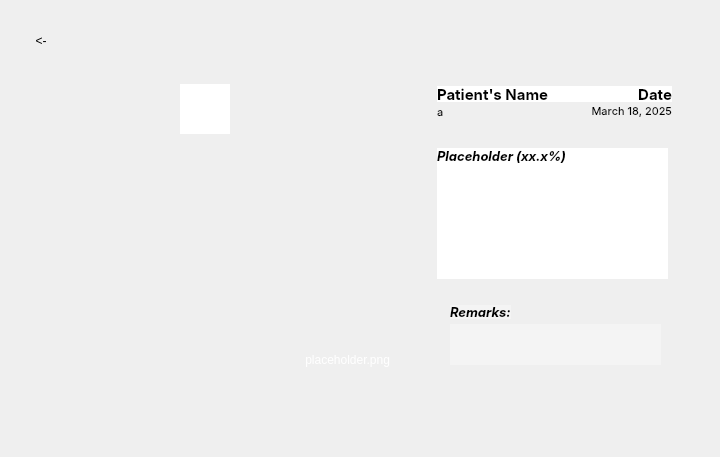
     <widget class="QWidget" name="ClassificationPage">
      <widget class="QPushButton" name="uploadNewImageButton">
       <property name="geometry">
        <rect>
         <x>8</x>
         <y>391</y>
         <width>144</width>
         <height>57</height>
        </rect>
       </property>
       <property name="cursor">
        <cursorShape>PointingHandCursor</cursorShape>
       </property>
       <property name="styleSheet">
        <string notr="true">QPushButton {
    border: none;
    background: transparent;
    background-image: url(:images/assets/uploadnew.png);
    background-repeat: no-repeat;
    background-position: center;
}
</string>
       </property>
       <property name="text">
        <string/>
       </property>
      </widget>
      <widget class="QPushButton" name="saveResultsButton">
       <property name="geometry">
        <rect>
         <x>161</x>
         <y>391</y>
         <width>127</width>
         <height>57</height>
        </rect>
       </property>
       <property name="cursor">
        <cursorShape>PointingHandCursor</cursorShape>
       </property>
       <property name="styleSheet">
        <string notr="true">QPushButton {
    border: none;
    background: transparent;
    background-image: url(:images/assets/save.png);
    background-repeat: no-repeat;
    background-position: center;
}
</string>
       </property>
       <property name="text">
        <string/>
       </property>
      </widget>
      <widget class="QPushButton" name="classificationBackButton">
       <property name="geometry">
        <rect>
         <x>8</x>
         <y>8</y>
         <width>66</width>
         <height>66</height>
        </rect>
       </property>
       <property name="sizePolicy">
        <sizepolicy hsizetype="Fixed" vsizetype="Fixed">
         <horstretch>0</horstretch>
         <verstretch>0</verstretch>
        </sizepolicy>
       </property>
       <property name="minimumSize">
        <size>
         <width>66</width>
         <height>66</height>
        </size>
       </property>
       <property name="maximumSize">
        <size>
         <width>66</width>
         <height>66</height>
        </size>
       </property>
       <property name="cursor">
        <cursorShape>PointingHandCursor</cursorShape>
       </property>
       <property name="styleSheet">
        <string notr="true">QPushButton {
    border: none;
    background: transparent;
    background-image: url(:images/assets/back.png);
    background-repeat: no-repeat;
    background-position: center;
}
</string>
       </property>
       <property name="text">
        <string>&lt;-</string>
       </property>
      </widget>
      <widget class="QWidget" name="widget" native="true">
       <property name="geometry">
        <rect>
         <x>400</x>
         <y>50</y>
         <width>311</width>
         <height>367</height>
        </rect>
       </property>
       <property name="sizePolicy">
        <sizepolicy hsizetype="Preferred" vsizetype="Preferred">
         <horstretch>0</horstretch>
         <verstretch>0</verstretch>
        </sizepolicy>
       </property>
       <property name="minimumSize">
        <size>
         <width>311</width>
         <height>367</height>
        </size>
       </property>
       <property name="maximumSize">
        <size>
         <width>0</width>
         <height>0</height>
        </size>
       </property>
       <property name="styleSheet">
        <string notr="true">QWidget {
    background-image: url(:images/assets/classification results.png);
    background-repeat: no-repeat;
    background-position: center;
}
</string>
       </property>
       <widget class="QLabel" name="resultPlaceholder">
        <property name="geometry">
         <rect>
          <x>37</x>
          <y>98</y>
          <width>231</width>
          <height>131</height>
         </rect>
        </property>
        <property name="palette">
         <palette>
          <active>
           <colorrole role="WindowText">
            <brush brushstyle="SolidPattern">
             <color alpha="255">
              <red>0</red>
              <green>0</green>
              <blue>0</blue>
             </color>
            </brush>
           </colorrole>
           <colorrole role="Button">
            <brush brushstyle="SolidPattern">
             <color alpha="255">
              <red>255</red>
              <green>255</green>
              <blue>255</blue>
             </color>
            </brush>
           </colorrole>
           <colorrole role="Text">
            <brush brushstyle="SolidPattern">
             <color alpha="255">
              <red>0</red>
              <green>0</green>
              <blue>0</blue>
             </color>
            </brush>
           </colorrole>
           <colorrole role="ButtonText">
            <brush brushstyle="SolidPattern">
             <color alpha="255">
              <red>0</red>
              <green>0</green>
              <blue>0</blue>
             </color>
            </brush>
           </colorrole>
           <colorrole role="Base">
            <brush brushstyle="SolidPattern">
             <color alpha="255">
              <red>255</red>
              <green>255</green>
              <blue>255</blue>
             </color>
            </brush>
           </colorrole>
           <colorrole role="Window">
            <brush brushstyle="SolidPattern">
             <color alpha="255">
              <red>255</red>
              <green>255</green>
              <blue>255</blue>
             </color>
            </brush>
           </colorrole>
           <colorrole role="PlaceholderText">
            <brush brushstyle="SolidPattern">
             <color alpha="128">
              <red>0</red>
              <green>0</green>
              <blue>0</blue>
             </color>
            </brush>
           </colorrole>
          </active>
          <inactive>
           <colorrole role="WindowText">
            <brush brushstyle="SolidPattern">
             <color alpha="255">
              <red>0</red>
              <green>0</green>
              <blue>0</blue>
             </color>
            </brush>
           </colorrole>
           <colorrole role="Button">
            <brush brushstyle="SolidPattern">
             <color alpha="255">
              <red>255</red>
              <green>255</green>
              <blue>255</blue>
             </color>
            </brush>
           </colorrole>
           <colorrole role="Text">
            <brush brushstyle="SolidPattern">
             <color alpha="255">
              <red>0</red>
              <green>0</green>
              <blue>0</blue>
             </color>
            </brush>
           </colorrole>
           <colorrole role="ButtonText">
            <brush brushstyle="SolidPattern">
             <color alpha="255">
              <red>0</red>
              <green>0</green>
              <blue>0</blue>
             </color>
            </brush>
           </colorrole>
           <colorrole role="Base">
            <brush brushstyle="SolidPattern">
             <color alpha="255">
              <red>255</red>
              <green>255</green>
              <blue>255</blue>
             </color>
            </brush>
           </colorrole>
           <colorrole role="Window">
            <brush brushstyle="SolidPattern">
             <color alpha="255">
              <red>255</red>
              <green>255</green>
              <blue>255</blue>
             </color>
            </brush>
           </colorrole>
           <colorrole role="PlaceholderText">
            <brush brushstyle="SolidPattern">
             <color alpha="128">
              <red>0</red>
              <green>0</green>
              <blue>0</blue>
             </color>
            </brush>
           </colorrole>
          </inactive>
          <disabled>
           <colorrole role="WindowText">
            <brush brushstyle="SolidPattern">
             <color alpha="255">
              <red>0</red>
              <green>0</green>
              <blue>0</blue>
             </color>
            </brush>
           </colorrole>
           <colorrole role="Button">
            <brush brushstyle="SolidPattern">
             <color alpha="255">
              <red>255</red>
              <green>255</green>
              <blue>255</blue>
             </color>
            </brush>
           </colorrole>
           <colorrole role="Text">
            <brush brushstyle="SolidPattern">
             <color alpha="255">
              <red>0</red>
              <green>0</green>
              <blue>0</blue>
             </color>
            </brush>
           </colorrole>
           <colorrole role="ButtonText">
            <brush brushstyle="SolidPattern">
             <color alpha="255">
              <red>0</red>
              <green>0</green>
              <blue>0</blue>
             </color>
            </brush>
           </colorrole>
           <colorrole role="Base">
            <brush brushstyle="SolidPattern">
             <color alpha="255">
              <red>255</red>
              <green>255</green>
              <blue>255</blue>
             </color>
            </brush>
           </colorrole>
           <colorrole role="Window">
            <brush brushstyle="SolidPattern">
             <color alpha="255">
              <red>255</red>
              <green>255</green>
              <blue>255</blue>
             </color>
            </brush>
           </colorrole>
           <colorrole role="PlaceholderText">
            <brush brushstyle="SolidPattern">
             <color alpha="128">
              <red>0</red>
              <green>0</green>
              <blue>0</blue>
             </color>
            </brush>
           </colorrole>
          </disabled>
         </palette>
        </property>
        <property name="font">
         <font>
          <family>Inter</family>
          <pointsize>10</pointsize>
          <italic>true</italic>
          <bold>true</bold>
         </font>
        </property>
        <property name="styleSheet">
         <string notr="true">QLabel {
    background-color: white; /* Solid white background */
    color: black; /* Ensure text stays visible */
}
</string>
        </property>
        <property name="lineWidth">
         <number>0</number>
        </property>
        <property name="text">
         <string>Placeholder (xx.x%)</string>
        </property>
        <property name="alignment">
         <set>Qt::AlignLeading|Qt::AlignLeft|Qt::AlignTop</set>
        </property>
        <property name="wordWrap">
         <bool>true</bool>
        </property>
       </widget>
       <widget class="QLabel" name="nameLabel">
        <property name="geometry">
         <rect>
          <x>37</x>
          <y>36</y>
          <width>131</width>
          <height>16</height>
         </rect>
        </property>
        <property name="font">
         <font>
          <family>Inter</family>
          <pointsize>11</pointsize>
          <bold>true</bold>
         </font>
        </property>
        <property name="styleSheet">
         <string notr="true">QLabel {
    background-color: white; /* Solid white background */
    color: black; /* Ensure text stays visible */
}
</string>
        </property>
        <property name="text">
         <string>Patient's Name</string>
        </property>
       </widget>
       <widget class="QLabel" name="dateLabel">
        <property name="geometry">
         <rect>
          <x>161</x>
          <y>36</y>
          <width>111</width>
          <height>16</height>
         </rect>
        </property>
        <property name="font">
         <font>
          <family>Inter</family>
          <pointsize>11</pointsize>
          <bold>true</bold>
         </font>
        </property>
        <property name="styleSheet">
         <string notr="true">QLabel {
    background-color: white; /* Solid white background */
    color: black; /* Ensure text stays visible */
}
</string>
        </property>
        <property name="text">
         <string>Date</string>
        </property>
        <property name="alignment">
         <set>Qt::AlignRight|Qt::AlignTrailing|Qt::AlignVCenter</set>
        </property>
       </widget>
       <widget class="QLabel" name="nameValue">
        <property name="geometry">
         <rect>
          <x>37</x>
          <y>50</y>
          <width>131</width>
          <height>24</height>
         </rect>
        </property>
        <property name="font">
         <font>
          <family>Inter</family>
          <pointsize>8</pointsize>
          <bold>false</bold>
          <kerning>false</kerning>
         </font>
        </property>
        <property name="styleSheet">
         <string notr="true">QLabel {
    background-color: transparent; /* Solid white background */
    color: black; /* Ensure text stays visible */
}
</string>
        </property>
        <property name="text">
         <string>a</string>
        </property>
       </widget>
       <widget class="QLabel" name="dateValue">
        <property name="geometry">
         <rect>
          <x>161</x>
          <y>50</y>
          <width>111</width>
          <height>21</height>
         </rect>
        </property>
        <property name="font">
         <font>
          <family>Inter</family>
          <pointsize>8</pointsize>
          <bold>false</bold>
          <kerning>false</kerning>
         </font>
        </property>
        <property name="styleSheet">
         <string notr="true">QLabel {
    background-color: transparent; /* Solid white background */
    color: black; /* Ensure text stays visible */
}
</string>
        </property>
        <property name="text">
         <string>March 18, 2025</string>
        </property>
        <property name="alignment">
         <set>Qt::AlignRight|Qt::AlignTrailing|Qt::AlignVCenter</set>
        </property>
       </widget>
       <widget class="QLabel" name="remarkLabel">
        <property name="geometry">
         <rect>
          <x>50</x>
          <y>255</y>
          <width>61</width>
          <height>14</height>
         </rect>
        </property>
        <property name="palette">
         <palette>
          <active>
           <colorrole role="WindowText">
            <brush brushstyle="SolidPattern">
             <color alpha="255">
              <red>0</red>
              <green>0</green>
              <blue>0</blue>
             </color>
            </brush>
           </colorrole>
           <colorrole role="Button">
            <brush brushstyle="SolidPattern">
             <color alpha="255">
              <red>244</red>
              <green>244</green>
              <blue>244</blue>
             </color>
            </brush>
           </colorrole>
           <colorrole role="Text">
            <brush brushstyle="SolidPattern">
             <color alpha="255">
              <red>0</red>
              <green>0</green>
              <blue>0</blue>
             </color>
            </brush>
           </colorrole>
           <colorrole role="ButtonText">
            <brush brushstyle="SolidPattern">
             <color alpha="255">
              <red>0</red>
              <green>0</green>
              <blue>0</blue>
             </color>
            </brush>
           </colorrole>
           <colorrole role="Base">
            <brush brushstyle="SolidPattern">
             <color alpha="255">
              <red>244</red>
              <green>244</green>
              <blue>244</blue>
             </color>
            </brush>
           </colorrole>
           <colorrole role="Window">
            <brush brushstyle="SolidPattern">
             <color alpha="255">
              <red>244</red>
              <green>244</green>
              <blue>244</blue>
             </color>
            </brush>
           </colorrole>
           <colorrole role="PlaceholderText">
            <brush brushstyle="SolidPattern">
             <color alpha="128">
              <red>0</red>
              <green>0</green>
              <blue>0</blue>
             </color>
            </brush>
           </colorrole>
          </active>
          <inactive>
           <colorrole role="WindowText">
            <brush brushstyle="SolidPattern">
             <color alpha="255">
              <red>0</red>
              <green>0</green>
              <blue>0</blue>
             </color>
            </brush>
           </colorrole>
           <colorrole role="Button">
            <brush brushstyle="SolidPattern">
             <color alpha="255">
              <red>244</red>
              <green>244</green>
              <blue>244</blue>
             </color>
            </brush>
           </colorrole>
           <colorrole role="Text">
            <brush brushstyle="SolidPattern">
             <color alpha="255">
              <red>0</red>
              <green>0</green>
              <blue>0</blue>
             </color>
            </brush>
           </colorrole>
           <colorrole role="ButtonText">
            <brush brushstyle="SolidPattern">
             <color alpha="255">
              <red>0</red>
              <green>0</green>
              <blue>0</blue>
             </color>
            </brush>
           </colorrole>
           <colorrole role="Base">
            <brush brushstyle="SolidPattern">
             <color alpha="255">
              <red>244</red>
              <green>244</green>
              <blue>244</blue>
             </color>
            </brush>
           </colorrole>
           <colorrole role="Window">
            <brush brushstyle="SolidPattern">
             <color alpha="255">
              <red>244</red>
              <green>244</green>
              <blue>244</blue>
             </color>
            </brush>
           </colorrole>
           <colorrole role="PlaceholderText">
            <brush brushstyle="SolidPattern">
             <color alpha="128">
              <red>0</red>
              <green>0</green>
              <blue>0</blue>
             </color>
            </brush>
           </colorrole>
          </inactive>
          <disabled>
           <colorrole role="WindowText">
            <brush brushstyle="SolidPattern">
             <color alpha="255">
              <red>0</red>
              <green>0</green>
              <blue>0</blue>
             </color>
            </brush>
           </colorrole>
           <colorrole role="Button">
            <brush brushstyle="SolidPattern">
             <color alpha="255">
              <red>244</red>
              <green>244</green>
              <blue>244</blue>
             </color>
            </brush>
           </colorrole>
           <colorrole role="Text">
            <brush brushstyle="SolidPattern">
             <color alpha="255">
              <red>0</red>
              <green>0</green>
              <blue>0</blue>
             </color>
            </brush>
           </colorrole>
           <colorrole role="ButtonText">
            <brush brushstyle="SolidPattern">
             <color alpha="255">
              <red>0</red>
              <green>0</green>
              <blue>0</blue>
             </color>
            </brush>
           </colorrole>
           <colorrole role="Base">
            <brush brushstyle="SolidPattern">
             <color alpha="255">
              <red>244</red>
              <green>244</green>
              <blue>244</blue>
             </color>
            </brush>
           </colorrole>
           <colorrole role="Window">
            <brush brushstyle="SolidPattern">
             <color alpha="255">
              <red>244</red>
              <green>244</green>
              <blue>244</blue>
             </color>
            </brush>
           </colorrole>
           <colorrole role="PlaceholderText">
            <brush brushstyle="SolidPattern">
             <color alpha="128">
              <red>0</red>
              <green>0</green>
              <blue>0</blue>
             </color>
            </brush>
           </colorrole>
          </disabled>
         </palette>
        </property>
        <property name="font">
         <font>
          <family>Inter</family>
          <pointsize>10</pointsize>
          <italic>true</italic>
          <bold>true</bold>
         </font>
        </property>
        <property name="styleSheet">
         <string notr="true">QLabel {
    background-color: rgb(244, 244, 244); /* Solid white background */
    color: black; /* Ensure text stays visible */
}
</string>
        </property>
        <property name="text">
         <string>Remarks:</string>
        </property>
        <property name="wordWrap">
         <bool>true</bool>
        </property>
       </widget>
       <widget class="QLabel" name="remarkValue">
        <property name="geometry">
         <rect>
          <x>50</x>
          <y>274</y>
          <width>211</width>
          <height>41</height>
         </rect>
        </property>
        <property name="palette">
         <palette>
          <active>
           <colorrole role="WindowText">
            <brush brushstyle="SolidPattern">
             <color alpha="255">
              <red>0</red>
              <green>0</green>
              <blue>0</blue>
             </color>
            </brush>
           </colorrole>
           <colorrole role="Button">
            <brush brushstyle="SolidPattern">
             <color alpha="255">
              <red>244</red>
              <green>244</green>
              <blue>244</blue>
             </color>
            </brush>
           </colorrole>
           <colorrole role="Text">
            <brush brushstyle="SolidPattern">
             <color alpha="255">
              <red>0</red>
              <green>0</green>
              <blue>0</blue>
             </color>
            </brush>
           </colorrole>
           <colorrole role="ButtonText">
            <brush brushstyle="SolidPattern">
             <color alpha="255">
              <red>0</red>
              <green>0</green>
              <blue>0</blue>
             </color>
            </brush>
           </colorrole>
           <colorrole role="Base">
            <brush brushstyle="SolidPattern">
             <color alpha="255">
              <red>244</red>
              <green>244</green>
              <blue>244</blue>
             </color>
            </brush>
           </colorrole>
           <colorrole role="Window">
            <brush brushstyle="SolidPattern">
             <color alpha="255">
              <red>244</red>
              <green>244</green>
              <blue>244</blue>
             </color>
            </brush>
           </colorrole>
           <colorrole role="PlaceholderText">
            <brush brushstyle="SolidPattern">
             <color alpha="128">
              <red>0</red>
              <green>0</green>
              <blue>0</blue>
             </color>
            </brush>
           </colorrole>
          </active>
          <inactive>
           <colorrole role="WindowText">
            <brush brushstyle="SolidPattern">
             <color alpha="255">
              <red>0</red>
              <green>0</green>
              <blue>0</blue>
             </color>
            </brush>
           </colorrole>
           <colorrole role="Button">
            <brush brushstyle="SolidPattern">
             <color alpha="255">
              <red>244</red>
              <green>244</green>
              <blue>244</blue>
             </color>
            </brush>
           </colorrole>
           <colorrole role="Text">
            <brush brushstyle="SolidPattern">
             <color alpha="255">
              <red>0</red>
              <green>0</green>
              <blue>0</blue>
             </color>
            </brush>
           </colorrole>
           <colorrole role="ButtonText">
            <brush brushstyle="SolidPattern">
             <color alpha="255">
              <red>0</red>
              <green>0</green>
              <blue>0</blue>
             </color>
            </brush>
           </colorrole>
           <colorrole role="Base">
            <brush brushstyle="SolidPattern">
             <color alpha="255">
              <red>244</red>
              <green>244</green>
              <blue>244</blue>
             </color>
            </brush>
           </colorrole>
           <colorrole role="Window">
            <brush brushstyle="SolidPattern">
             <color alpha="255">
              <red>244</red>
              <green>244</green>
              <blue>244</blue>
             </color>
            </brush>
           </colorrole>
           <colorrole role="PlaceholderText">
            <brush brushstyle="SolidPattern">
             <color alpha="128">
              <red>0</red>
              <green>0</green>
              <blue>0</blue>
             </color>
            </brush>
           </colorrole>
          </inactive>
          <disabled>
           <colorrole role="WindowText">
            <brush brushstyle="SolidPattern">
             <color alpha="255">
              <red>0</red>
              <green>0</green>
              <blue>0</blue>
             </color>
            </brush>
           </colorrole>
           <colorrole role="Button">
            <brush brushstyle="SolidPattern">
             <color alpha="255">
              <red>244</red>
              <green>244</green>
              <blue>244</blue>
             </color>
            </brush>
           </colorrole>
           <colorrole role="Text">
            <brush brushstyle="SolidPattern">
             <color alpha="255">
              <red>0</red>
              <green>0</green>
              <blue>0</blue>
             </color>
            </brush>
           </colorrole>
           <colorrole role="ButtonText">
            <brush brushstyle="SolidPattern">
             <color alpha="255">
              <red>0</red>
              <green>0</green>
              <blue>0</blue>
             </color>
            </brush>
           </colorrole>
           <colorrole role="Base">
            <brush brushstyle="SolidPattern">
             <color alpha="255">
              <red>244</red>
              <green>244</green>
              <blue>244</blue>
             </color>
            </brush>
           </colorrole>
           <colorrole role="Window">
            <brush brushstyle="SolidPattern">
             <color alpha="255">
              <red>244</red>
              <green>244</green>
              <blue>244</blue>
             </color>
            </brush>
           </colorrole>
           <colorrole role="PlaceholderText">
            <brush brushstyle="SolidPattern">
             <color alpha="128">
              <red>0</red>
              <green>0</green>
              <blue>0</blue>
             </color>
            </brush>
           </colorrole>
          </disabled>
         </palette>
        </property>
        <property name="font">
         <font>
          <family>Inter</family>
          <pointsize>9</pointsize>
          <italic>false</italic>
          <bold>false</bold>
         </font>
        </property>
        <property name="styleSheet">
         <string notr="true">QLabel {
    background-color: rgb(244, 244, 244); /* Solid white background */
    color: black; /* Ensure text stays visible */
}
</string>
        </property>
        <property name="text">
         <string/>
        </property>
        <property name="alignment">
         <set>Qt::AlignLeading|Qt::AlignLeft|Qt::AlignTop</set>
        </property>
        <property name="wordWrap">
         <bool>true</bool>
        </property>
        <property name="indent">
         <number>1</number>
        </property>
       </widget>
      </widget>
      <widget class="QFrame" name="blackbg">
       <property name="geometry">
        <rect>
         <x>10</x>
         <y>84</y>
         <width>390</width>
         <height>292</height>
        </rect>
       </property>
       <property name="styleSheet">
        <string notr="true">QFrame {
    background-image: url(:images/assets/blackbg.png);
    background-repeat: no-repeat;
    background-position: center;
}
</string>
       </property>
       <widget class="QLabel" name="imagePlaceholder">
        <property name="geometry">
         <rect>
          <x>170</x>
          <y>0</y>
          <width>50</width>
          <height>50</height>
         </rect>
        </property>
        <property name="cursor">
         <cursorShape>ArrowCursor</cursorShape>
        </property>
        <property name="autoFillBackground">
         <bool>false</bool>
        </property>
        <property name="styleSheet">
         <string notr="true">QLabel {
    background-color: white; /* Solid white background */
}
</string>
        </property>
        <property name="text">
         <string/>
        </property>
        <property name="pixmap">
         <pixmap>C:/Users/kurtd/Desktop/New Dataset/Age-Related Macular Degeneration/25.png</pixmap>
        </property>
        <property name="scaledContents">
         <bool>true</bool>
        </property>
       </widget>
       <widget class="QLabel" name="imageName">
        <property name="geometry">
         <rect>
          <x>169</x>
          <y>266</y>
          <width>211</width>
          <height>20</height>
         </rect>
        </property>
        <property name="layoutDirection">
         <enum>Qt::LeftToRight</enum>
        </property>
        <property name="styleSheet">
         <string notr="true">QLabel {
background-color: transparent; 
color: white;
}</string>
        </property>
        <property name="text">
         <string>placeholder.png</string>
        </property>
        <property name="alignment">
         <set>Qt::AlignRight|Qt::AlignTrailing|Qt::AlignVCenter</set>
        </property>
       </widget>
      </widget>
      <zorder>blackbg</zorder>
      <zorder>uploadNewImageButton</zorder>
      <zorder>saveResultsButton</zorder>
      <zorder>classificationBackButton</zorder>
      <zorder>widget</zorder>
     </widget>
